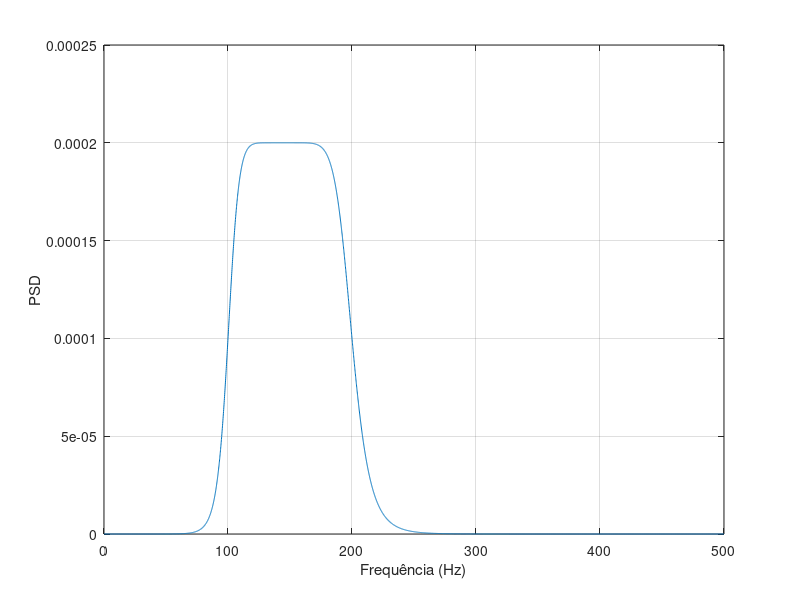
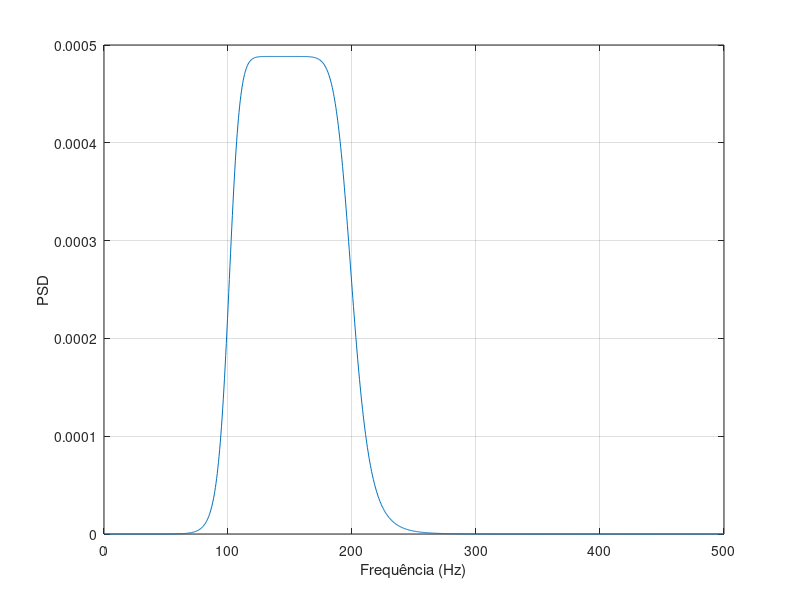

Source code (MATLAB) for these figures, in order: (Note: this script raises an error after producing the figures.)
clc; clear all; close all;
figure(1);
fs = 1000; % Frequencia de amostragem 
N = 5000; % Numero de amostras
ordem = 4; % Ordem do filtro
freqs = [100,200]/(fs/2); % Frequencias do filtro passa-bandas
[b,a] = butter(ordem,freqs,'bandpass') ; % Coeficientes do filtro
[H,f] = freqz(b,a,N,fs); % Espectro de magntiude
PS = abs((H.^2))/N; % Espectro de potência
plot(f,PS);
xlabel("Frequência (Hz)")
ylabel("PSD");
grid();
%%
figure(2);
N = 2048;
H = fft(b,N)./fft(a,N); % Equação 4.13
PS_f = abs((H.^2))/N; % Espectro de potência
f = (1:N)*fs/N; % Vetor de frequência
plot(f(1:N/2),PS_f(1:N/2)); 
xlabel("Frequência (Hz)")
ylabel("PSD");
grid();
%%
figure(3);
N = 50000; % Numero de amostras
x = randn(1,N); % Ruído para entrada
y = filtfilt(b,a,x); % Aplica ruído na entrado do SLIT
[rxy,lags] = xcorr(x,y,"coeff"); % Calcula correlação cruzada
nfft= 2^nextpow2(N); 
window = 128;
noverlap = 0.5*window;
[PS_w,f] = pwelch(rxy,window,noverlap,nfft,fs); %  Espectro de potência
plot(f,PS_w);
xlabel("Frequência (Hz)")
ylabel("PSD");
grid();
